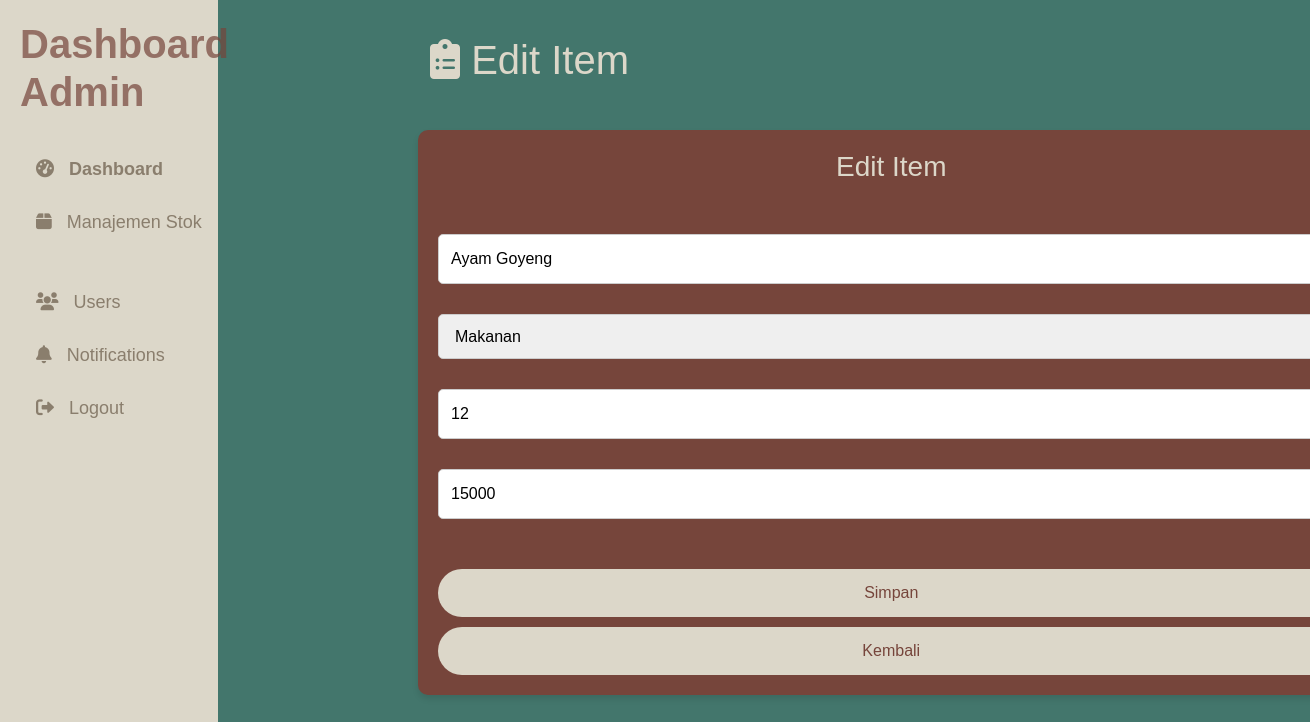
Screenshot of /index.php?page=edititem&product_id=1 with the database file from the repository.
### tables this page shows
CREATE TABLE `products` (
  `product_id` int(11) NOT NULL,
  `product_name` varchar(255) NOT NULL,
  `category` enum('Makanan','Minuman','Alat Tulis','Lain Lain') NOT NULL,
  `stock` int(11) NOT NULL,
  `harga_barang` int(11) NOT NULL
);

### edititem.php (the view, shortened to what this page needs)
<?php
include 'config.php';
$product_id = isset($_GET['product_id']) ? intval($_GET['product_id']) : null;
if ($_SERVER["REQUEST_METHOD"] == "POST") {
    $product_name = $_POST['product_name'];
    $category = $_POST['category'];
    $stock = $_POST['stock'];
    $harga_barang = $_POST['harga_barang'];
    try {
        $pdo = new PDO("mysql:host=$servername;dbname=$dbname", $username, $password);
        $pdo->setAttribute(PDO::ATTR_ERRMODE, PDO::ERRMODE_EXCEPTION);
        $stmt = $pdo->prepare("
            UPDATE products
            SET product_name = :product_name, category = :category, stock = :stock, harga_barang = :harga_barang
            WHERE product_id = :product_id
        ");
        $stmt->bindParam(':product_name', $product_name);
        $stmt->bindParam(':category', $category);
        $stmt->bindParam(':stock', $stock);
        $stmt->bindParam(':harga_barang', $harga_barang);
        $stmt->bindParam(':product_id', $product_id);
        $stmt->execute();
        echo "<script>alert('Item berhasil diperbarui!'); window.location.href='index.php?page=stok';</script>";
    } catch (PDOException $e) {
        echo "Error: " . $e->getMessage();
    }
} else {
    try {
        $pdo = new PDO("mysql:host=$servername;dbname=$dbname", $username, $password);
        $pdo->setAttribute(PDO::ATTR_ERRMODE, PDO::ERRMODE_EXCEPTION);
        $stmt = $pdo->prepare("SELECT * FROM products WHERE product_id = :product_id");
        $stmt->bindParam(':product_id', $product_id, PDO::PARAM_INT);
        $stmt->execute();
        $product = $stmt->fetch(PDO::FETCH_ASSOC);
    } catch (PDOException $e) {
        echo "Error: " . $e->getMessage();
    }
}
?>
<link rel="stylesheet" href="./style/input.css">
<div class="col-md-9 content" style="margin-left: 400px;">
    <div class="row">
        <div style="color:#DCD7C9; font-size: 40px; margin-bottom: 40px;">
            <i class="fa-solid fa-clipboard-list"></i> Edit Item
        </div>
        <div class="form-container" style="background-color: #76453B; padding: 20px; border-radius: 10px;">
            <h3 style="margin-bottom: 50px;">Edit Item</h3>
            <form id="editItemForm" method="POST" action="">
                <input type="text" name="product_name" id="itemName" required placeholder="Nama Barang" value="<?php echo htmlspecialchars($product['product_name']); ?>">
                <select name="category" id="itemCategory" required>
                    <option value="Makanan" <?php echo $product['category'] == 'Makanan' ? 'selected' : ''; ?>>Makanan</option>
                </select>
                <input type="number" name="stock" id="itemStock" required placeholder="Stok Barang" value="<?php echo htmlspecialchars($product['stock']); ?>">
                <input type="number" name="harga_barang" id="itemPrice" required placeholder="Harga" value="<?php echo htmlspecialchars($product['harga_barang']); ?>">
                <button type="submit" class="btn btn-primary" style="background-color: #DCD7C9; color: #76453B; margin-bottom: 10px;">Simpan</button>
                <a href="index.php?page=stok" class="btn btn-primary" style="background-color: #DCD7C9; color: #76453B;">Kembali</a>
            </form>
        </div>
    </div>
</div>

### style/dash.css (style rules this page uses)
body { background-color: #43766C; font-family: Arial, sans-serif; }
.content { padding: 30px; }

### style/input.css (style rules this page uses)
body { font-family: 'Arial', sans-serif; background-color: #43766C; margin: 0; padding: 0; }
.form-container { padding: 30px; border-radius: 10px; box-shadow: 0 4px 6px rgba(0, 0, 0, 0.1); }
h3 { text-align: center; color: #DCD7C9; font-size: 28px; }
input[type="text"], input[type="number"], input[type="email"], input[type="password"], select { width: 100%; padding: 12px; border-radius: 5px; border: 1px solid #ccc; font-size: 16px; transition: all 0.3s ease; }
button[type="submit"] { width: 100%; padding: 12px; background-color: #DCD7C9; color: #DCD7C9; border: none; border-radius: 50px; font-size: 18px; cursor: pointer; transition: all 0.3s ease; margin-top: 20px; }
input, select { margin-bottom: 30px; }
.form-container .btn-primary { width: 100%; background-color: #DCD7C9; color: #DCD7C9; font-size: 16px; padding: 12px; text-align: center; border-radius: 30px; border: none; transition: all 0.3s ease; }

### rows the page displays
products: product_name "Ayam Goyeng", category "Makanan", stock "12", harga_barang "15000"
